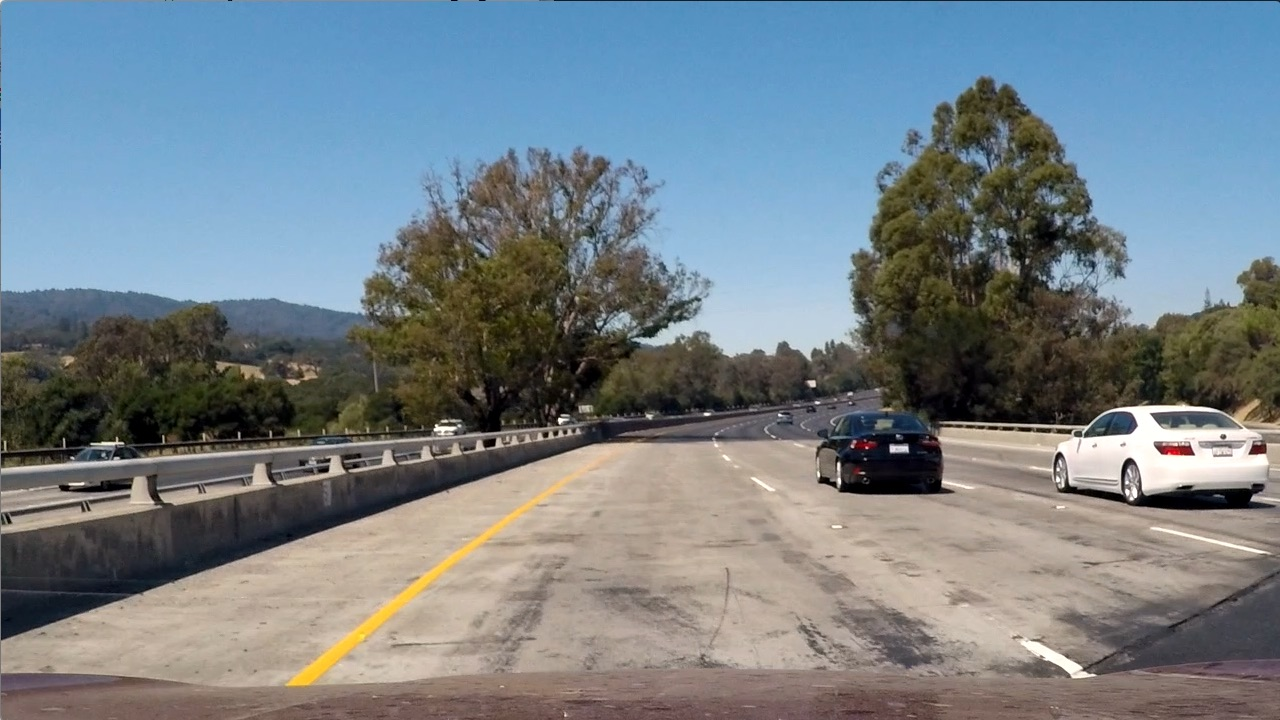
#> input picture test_images/test1.jpg, 1280 x 720 px; its folder holds only this picture in this run
$ python lineFinder.py   (older library calls are emulated)
#> lines starting #> are read from the running program, lines starting #| are printed output that depends on the picture; after the words box and inside, x2 and y2 are one past the last pixel; in counts of white or black regions, pixels touching at a corner belong together
### src/Line.py
'''
Created on 06.02.2017

@author: christian
'''
import numpy as np
from Buffer import Buffer
# Define a class to receive the characteristics of each line detection
class Line():
    def __init__(self):
        # Define conversions in x and y from pixels space to meters
        self.ym_per_pix = 30/720 # meters per pixel in y dimension
        self.xm_per_pix = 3.7/700 # meters per pixel in x dimension
        self.x_length = 1280
        self.y_length = 720
        self.plot = np.linspace(0, self.y_length-1, self.y_length)
        self.n = 10
        # was the line detected in the last iteration?
        self.detected = False
        # enough pixels
        self.enough_pixels = False
        #average bottom x values of the fitted line over the last n iterations
        self.avg_x = Buffer((self.n, 1), self.n)
        #polynomial coefficients averaged over the last n iterations
        self.avg_fit = Buffer((self.n, 3), self.n)
        #polynomial coefficients for the most recent fit
        self.current_fit = np.zeros((3), dtype='float')
        #polynomial coefficients for the last recent fit
        self.last_fit = np.zeros((3), dtype='float')
        #radius of curvature of the line in meters
        self.radius_of_curvature = 0
        #distance in meters of vehicle center from the line
        self.line_from_center = 0
        #difference in fit coefficients between last and new fits
        self.diffs = np.zeros((3), dtype='float')
        #x values for current detected line pixels
        self.allx = None
        #y values for current detected line pixels
        self.ally = None
        #count boxes with part of line
        self.boxCount = np.zeros((20))
######################################################################################################
    def reset(self):
        self.boxCount = np.zeros((20))
######################################################################################################
    # [7 lines left out: function calculateCurvation, not called in this run]

######################################################################################################
    def fitLine(self):
        if self.enough_pixels :
            self.current_fit = np.polyfit(self.ally , self.allx, 2)
######################################################################################################
    def evaluateLine(self, otherLine):
        if self.setAndEvaluateDiffs(self.current_fit, self.last_fit) and self.checkParallel(otherLine):
            self.addFit(self.current_fit)
            self.calculateLinePosition()
            self.detected = True
            self.last_fit = self.current_fit
        else:
            self.detected = False
######################################################################################################
    def setAndEvaluateDiffs(self, currentFit, lastFit):
        if not lastFit.any():
            return True

        self.diffs = np.absolute(currentFit - lastFit)

        if (self.diffs[0] > 1.0e-3) or (self.diffs[1] > 1.0) or (self.diffs[2] > 2.5e2):
            print("\nDiffs:", self.diffs)
            return False
        return True
######################################################################################################
    def addFit(self, fit):
        self.avg_fit.insert(fit)
        self.avg_x.insert(self.getBasePositionX(fit))
######################################################################################################
    def getBasePositionX(self, fit):
        pos = fit[0]*(self.y_length-1)**2 + fit[1]*(self.y_length-1) + fit[2]
        return pos

######################################################################################################
    def calculateLinePosition(self):
        self.line_from_center = ((self.x_length/2) - self.avg_x.avg()[0])*self.xm_per_pix
######################################################################################################
    def setPixels(self, x_pixels, y_pixels):
        minpix = 150
        if (len(x_pixels) < minpix):
            self.enough_pixels = False
            return
        self.allx = x_pixels
        self.ally = y_pixels
        self.enough_pixels = True
######################################################################################################
    def ptsFitLine(self, delta=0):
        fit = self.avg_fit.avg()
        return fit[0]*self.plot**2 + fit[1]*self.plot + fit[2] + delta
######################################################################################################
    def checkParallel(self, line):
        X = np.array([0, 180, 360, 540, 720])
        dist = np.abs(self.getY(X) - line.getY(X))
        max_diff = np.amax(np.abs(dist - np.min(dist)))
        if max_diff > 250:
            return False
        return True

######################################################################################################
    def mergeLines(self, line):
        pass
######################################################################################################
    def getXStart(self):
        return self.avg_x.avg()
######################################################################################################
    def getY(self, X ):
        return self.current_fit[0]*X**2 + self.current_fit[1]*X + self.current_fit[2]

### src/Buffer.py
'''
Created on 11.02.2017

@author: Christian
'''
import numpy as np

class Buffer(object):
    '''
    classdocs
    '''
    def __init__(self, shape, size):
        '''
        Constructor
        '''
#> further down, image is the input picture: shape (720, 1280, 3); mean R, G, B 117.5, 128.7, 135.5
        self.size = size
        self.array = np.zeros(shape)
        self.count = 0
        self.index = 0

    def insert(self, vals):
        self.array[self.index] = vals
        self.update()

    def update(self):
        self.index = (self.index + 1) % self.size
        self.count = min(self.count + 1, self.size)

    def avg(self):
        return np.sum(self.array, axis=0) / self.count


### src/lineFinder.py
'''
Created on 06.02.2017

@author: christian
'''
import numpy as np
import matplotlib.pyplot as plt
import matplotlib.image as mpimg
import cv2
import datetime
from Line import Line
import glob

def findLines(warpedImage, leftLine, rightLine, showImages = False):
    #print(warpedImage.shape)
#> called with showImages = True
    binary_warped = np.zeros((warpedImage.shape[0],warpedImage.shape[1] ))
    binary_warped[(warpedImage > 0)] = 1

    # Create an output image to draw on and  visualize the result
    out_img = np.dstack((binary_warped, binary_warped, binary_warped))*255
    out_img = out_img.astype(np.uint8)

    if not leftLine.detected or not rightLine.detected:
        # Take a histogram of the bottom half of the image
        histogram = np.sum(binary_warped[int(binary_warped.shape[0]/1.5):,:], axis=0) #save surens of line
        if showImages:
            plt.plot(histogram)
            plt.show()
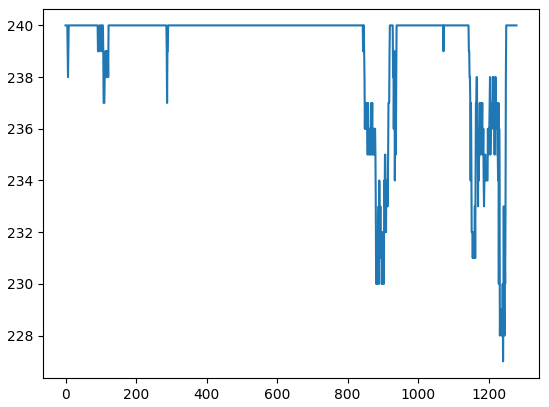
#> figure drawn by matplotlib, 1 panel; curve peaks at x = 0, y = 240
        # Find the peak of the left and right halves of the histogram
        # These will be the starting point for the left and right lines
        midpoint = np.int(histogram.shape[0]/2)
        leftx_base = np.argmax(histogram[:midpoint])
        rightx_base = np.argmax(histogram[midpoint:]) + midpoint
    else:
        leftx_base = leftLine.getXStart()
        rightx_base = rightLine.getXStart()
    # Choose the number of sliding windows
    nwindows = 20
    # Set height of windows
    window_height = np.int(binary_warped.shape[0]/nwindows)

    # Identify the x and y positions of all nonzero pixels in the image
    nonzero = binary_warped.nonzero()
    nonzeroy = np.array(nonzero[0])
    nonzerox = np.array(nonzero[1])

    # Current positions to be updated for each wdw_ind
    leftx_current = leftx_base
    rightx_current = rightx_base
    # Set the width of the windows +/- margin
    margin = 100
    # Set minimum number of pixels found to recenter wdw_ind
    minpix = 20
    # Create empty lists to receive left and right lane pixel indices
    left_lane_inds = []
    right_lane_inds = []

    leftLine.reset()
    rightLine.reset()
    # Step through the windows one by one
    for wnd_ind in range(nwindows):
        # Identify wdw_ind boundaries in x and y (and right and left)
        win_y_low = binary_warped.shape[0] - (wnd_ind+1)*window_height
        win_y_high = binary_warped.shape[0] - wnd_ind*window_height
        win_xleft_low = leftx_current - margin
        win_xleft_high = leftx_current + margin
        win_xright_low = rightx_current - margin
        win_xright_high = rightx_current + margin

        # Identify the nonzero pixels in x and y within the wdw_ind
        good_left_inds = ((nonzeroy >= win_y_low) & (nonzeroy < win_y_high) & (nonzerox >= win_xleft_low) & (nonzerox < win_xleft_high)).nonzero()[0]
        good_right_inds = ((nonzeroy >= win_y_low) & (nonzeroy < win_y_high) & (nonzerox >= win_xright_low) & (nonzerox < win_xright_high)).nonzero()[0]

        # Draw the windows on the visualization image
        if len(good_left_inds) > 0:
            cv2.rectangle(out_img,(win_xleft_low,win_y_low),(win_xleft_high,win_y_high),(0,255,0), 4)
            leftLine.boxCount[wnd_ind] = 1
        else:
            cv2.rectangle(out_img,(win_xleft_low,win_y_low),(win_xleft_high,win_y_high),(255,0,0), 2)
            rightLine.boxCount[wnd_ind] = 1

        # Draw the windows on the visualization image
        if len(good_right_inds) > 0:
            cv2.rectangle(out_img,(win_xright_low,win_y_low),(win_xright_high,win_y_high),(0,255,0), 4)
        else:
            cv2.rectangle(out_img,(win_xright_low,win_y_low),(win_xright_high,win_y_high),(255,0,0), 2)

        # Append these indices to the lists
        left_lane_inds.append(good_left_inds)
        right_lane_inds.append(good_right_inds)

        # If you found > minpix pixels, recenter next wdw_ind on their mean position
        if len(good_left_inds) > minpix:
            leftx_current = np.int(np.mean(nonzerox[good_left_inds]))
        if len(good_right_inds) > minpix:
            rightx_current = np.int(np.mean(nonzerox[good_right_inds]))

    # Concatenate the arrays of indices
    left_lane_inds = np.concatenate(left_lane_inds)
    right_lane_inds = np.concatenate(right_lane_inds)

    # Extract left and right line pixel positions
    leftLine.setPixels(nonzerox[left_lane_inds], nonzeroy[left_lane_inds] )
    rightLine.setPixels(nonzerox[right_lane_inds], nonzeroy[right_lane_inds])

    # Color in left and right line pixels
    out_img[nonzeroy[left_lane_inds], nonzerox[left_lane_inds]] = [255, 0, 0]
    out_img[nonzeroy[right_lane_inds], nonzerox[right_lane_inds]] = [0, 0, 255]
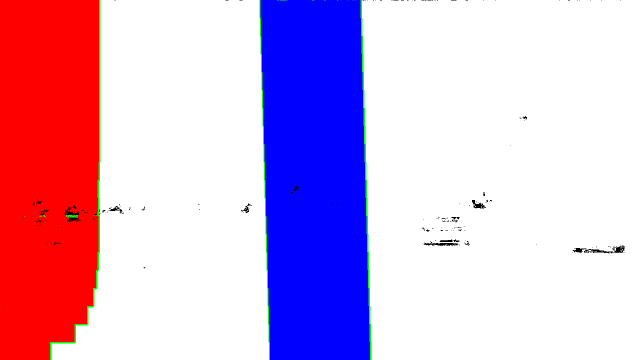
#> out_img: shape (720, 1280, 3) (shown at 1/2 size); mean of channels 0, 1, 2 212.7, 177.2, 215.3; drawn as R, G, B

    # Fit a second order polynomial to each
    leftLine.fitLine()
    rightLine.fitLine()

    leftLine.evaluateLine(rightLine)
    rightLine.evaluateLine(leftLine)

    left_fitx = leftLine.ptsFitLine()
    right_fitx = rightLine.ptsFitLine()

    # Generate x and y values for plotting
    ploty = np.linspace(0, binary_warped.shape[0]-1, binary_warped.shape[0])

    if showImages:
        plt.imshow(out_img)
        plt.plot(left_fitx, ploty, color='yellow')
        plt.plot(right_fitx, ploty, color='yellow')
        plt.xlim(0, 1280)
        plt.ylim(720, 0)
        plt.show()
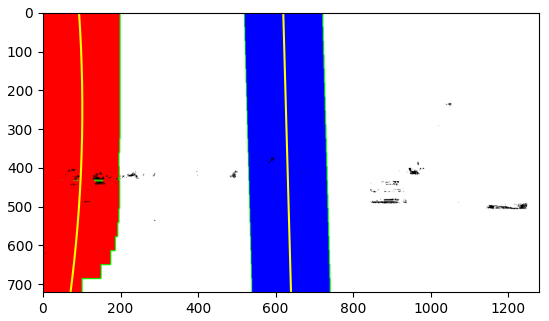
#> figure drawn by matplotlib, 1 panel

    # Create an image to draw the lines on
    warp_zero = np.zeros_like(warpedImage).astype(np.uint8)
    color_warp = np.dstack((warp_zero, warp_zero, warp_zero))

    # Recast the x and y points into usable format for cv2.fillPoly()
    pts_left = np.array([np.transpose(np.vstack([left_fitx, ploty]))])
    pts_right = np.array([np.flipud(np.transpose(np.vstack([right_fitx, ploty])))])
    pts = np.hstack((pts_left, pts_right))

    # Draw the lane onto the warped blank image
    color = (0,255, 0)
# [9 lines of commented-out code are left out]

    cv2.fillPoly(color_warp, np.int_([pts]), color)
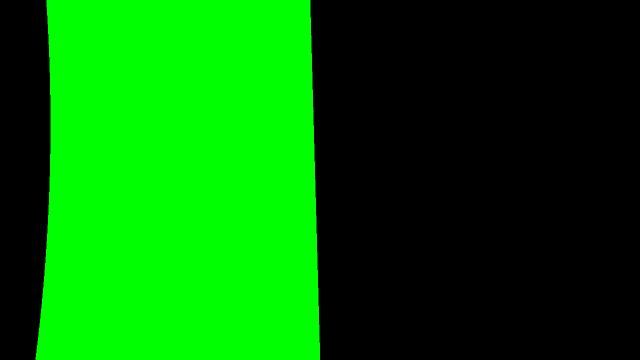
#> color_warp: shape (720, 1280, 3) (shown at 1/2 size); mean of channels 0, 1, 2 0, 107, 0; drawn as R, G, B

    return color_warp

if __name__ == '__main__':

    #images = glob.glob('../failed/fail*.jpg')
    images = glob.glob('../test_images/test*.jpg')

    for idx, fname in enumerate(images):
        left = Line()
        right = Line()
        image = mpimg.imread(fname)
        binary = np.zeros((image.shape[0], image.shape[1]))
        binary[image[:,:,0] > 0] = 1
        findLines(binary, left, right, True)
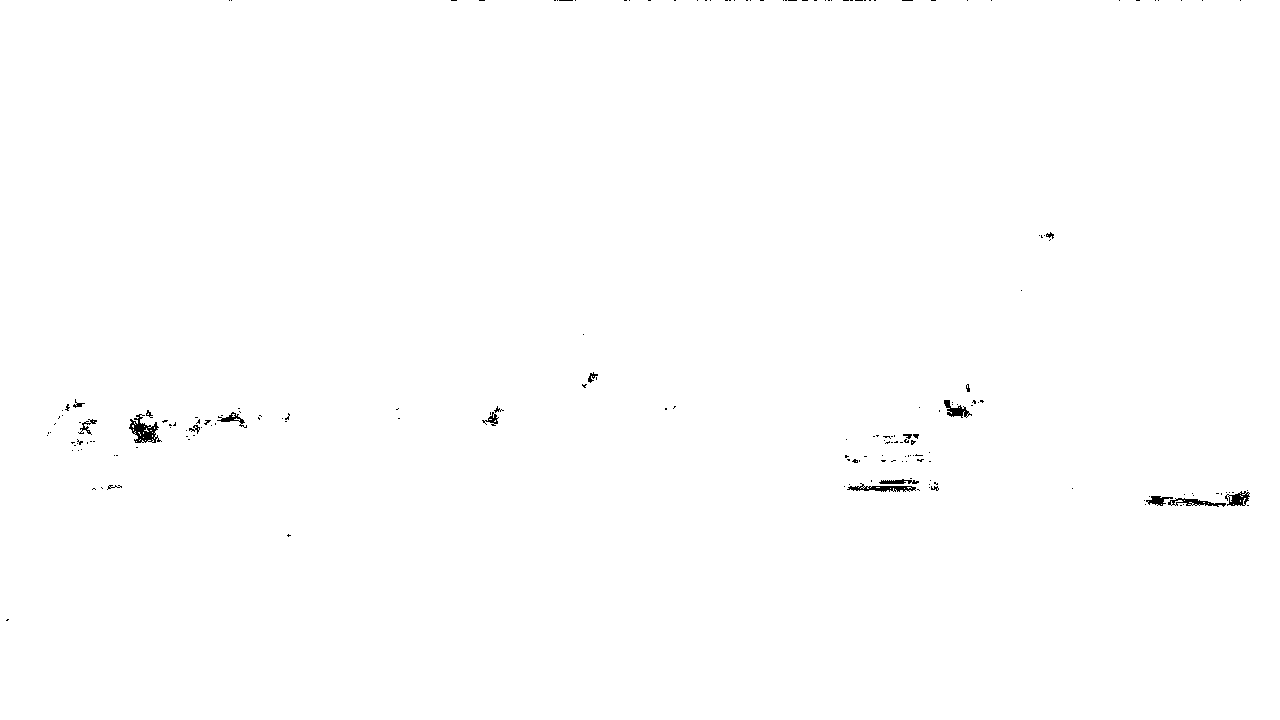
#> binary: shape (720, 1280) float64; values 0 (black) and 1 (white), 99.7% white; 193 black regions (172 under 20 px), largest, box (x1, y1, x2, y2) and area: (129, 414, 162, 443) 437, (847, 483, 916, 492) 283, (1168, 498, 1226, 507) 225

$ run again, on test_images/test4.jpg
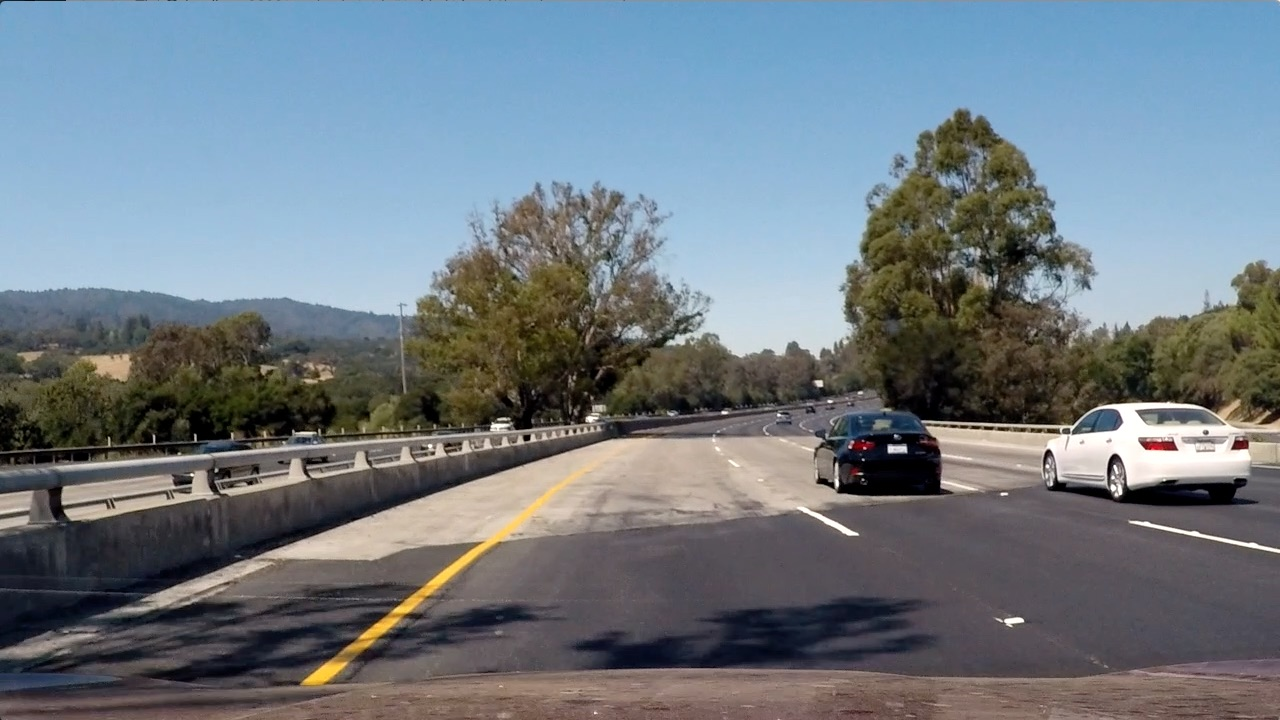
#> input picture test_images/test4.jpg, 1280 x 720 px
#> image is the input picture: shape (720, 1280, 3); mean R, G, B 112.2, 122.7, 130.9
#> in findLines, `plt.show()`:
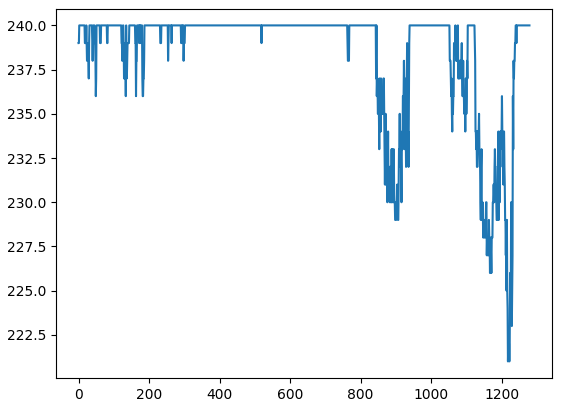
#> figure drawn by matplotlib, 1 panel; curve peaks at x = 2, y = 240
#> `findLines(binary, left, right, True)`:
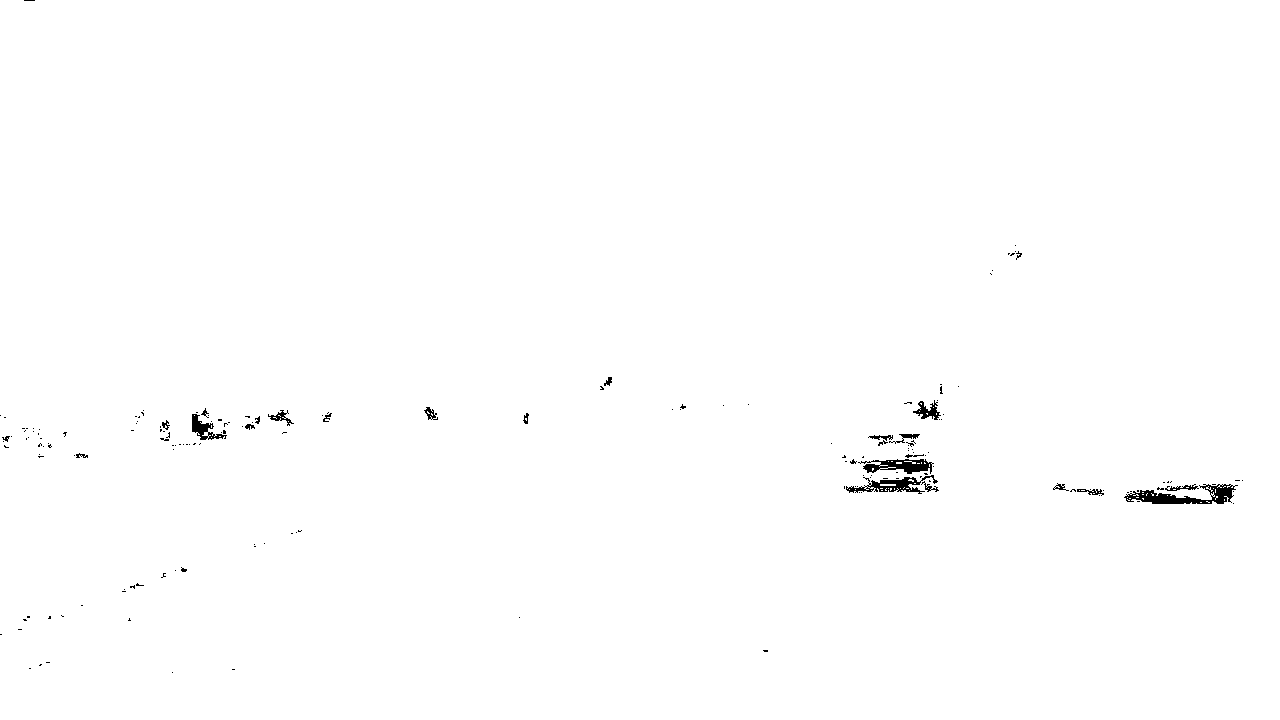
#> binary: shape (720, 1280) float64; values 0 (black) and 1 (white), 99.5% white; 178 black regions (153 under 20 px), largest, box (x1, y1, x2, y2) and area: (1124, 484, 1238, 504) 1000, (846, 475, 938, 494) 630, (858, 459, 934, 474) 624
